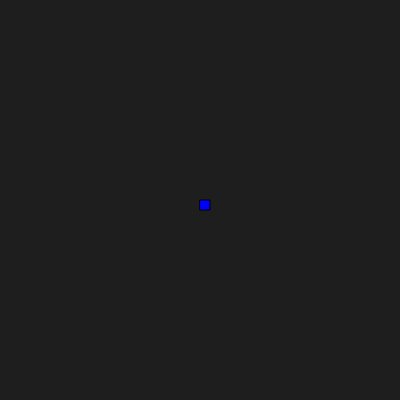
Frame 1 (no input)
Frame 60 (no input): identical to frame 1, image omitted
Frame 120 (the mouse pressed at the canvas centre since frame 60): identical to frame 1, image omitted

The p5.js sketch that drew this single still picture (run headless with seeded random() and noise() and a simulated clock; from frame 60 on, the mouse is pressed at the canvas centre):

// p5.js sketch
// ── sketch.js

function setup() {
  createCanvas(400,400);
}

function draw() 
{
  background(30);
  fill("blue");

  rect(200,200,10,10);

}
